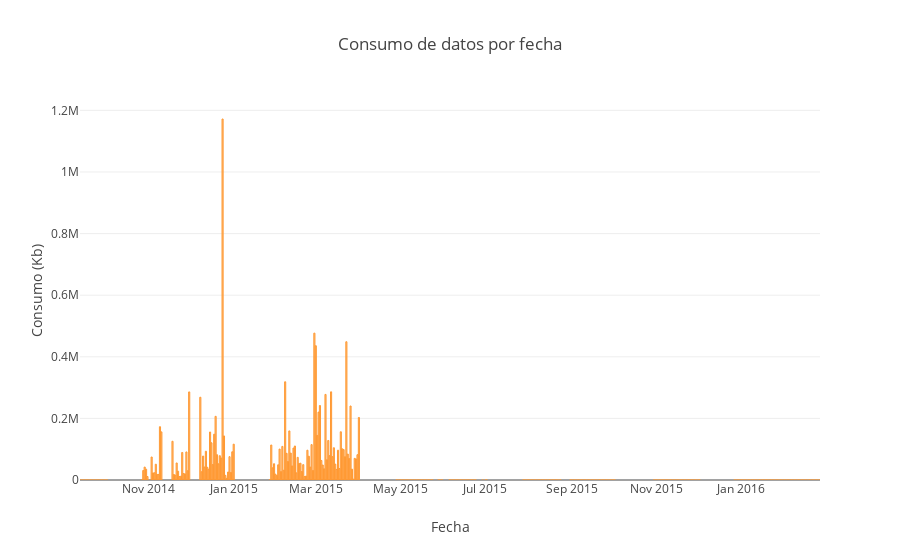

Notebook code for this chart:
### Markdown cell above
Y por último, se puede observar la cantidad de cambios de ciudad por día de la semana, donde se observa una gran cantidad de viajes en fin de semana a guadalajara, que contrasta con la poca cantidad de viajes a la delegación Miguel Hidalgo desde Azcapotzalco y viceversa.

También se observa una cantidad importante de viajes Azcapotalco-Benito Juárez en viernes, Benito Juárez-Azcapotzalco en sábado y miércoles.

### Code cell
datos = att[att["Evento"] == "DATOS"].copy()

datos["fechadt"] = datos.apply(lambda x:parse(x["Fecha"],dayfirst=True),axis=1)

layout = {"title":"Consumo de datos por fecha","xaxis":{"title":"Fecha"},"yaxis":{"title":"Consumo (Kb)"}}
datos.fillna(0).groupby(["fechadt"]).sum()["KBs"].iplot(kind="bar",layout=layout)

### Figure 1 — Plotly figure (JSON) as saved in the notebook; plotly's stock layout.template omitted (floating-point values rounded to 4 significant figures; data arrays with more than 128 entries replaced by an {"elided": "..."} marker saying what was removed)
{"data": [{"marker": {"color": "rgba(255, 153, 51, 0.6)", "line": {"color": "rgba(255, 153, 51, 1.0)", "width": 1}}, "name": "KBs", "orientation": "v", "text": "", "type": "bar", "x": {"elided": "347 str values"}, "y": {"elided": "347 float values"}}], "layout": {"title": "Consumo de datos por fecha", "xaxis": {"title": "Fecha"}, "yaxis": {"title": "Consumo (Kb)"}}}
